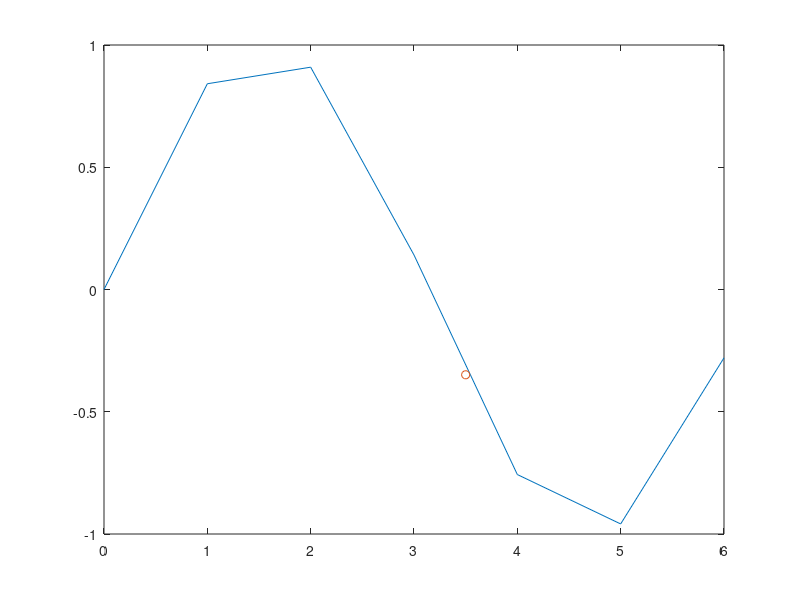

The MATLAB source for this figure:
clc;
clear all;
close all;

dataX=[0:6];
dataY=[0 0.8415 0.9093 0.1411 -0.7568 -0.9589 -0.2794];

s=0;
x=3.5;
for i=1: length(dataX)
co=1;
for j=1:length(dataX)
    if i~=j
         co=co*(x-dataX(j))/(dataX(i)-dataX(j));
    end
end
    s=s+co*dataY(i);
end
y=s;
plot(dataX,dataY);
hold on
plot(x,y,'o');